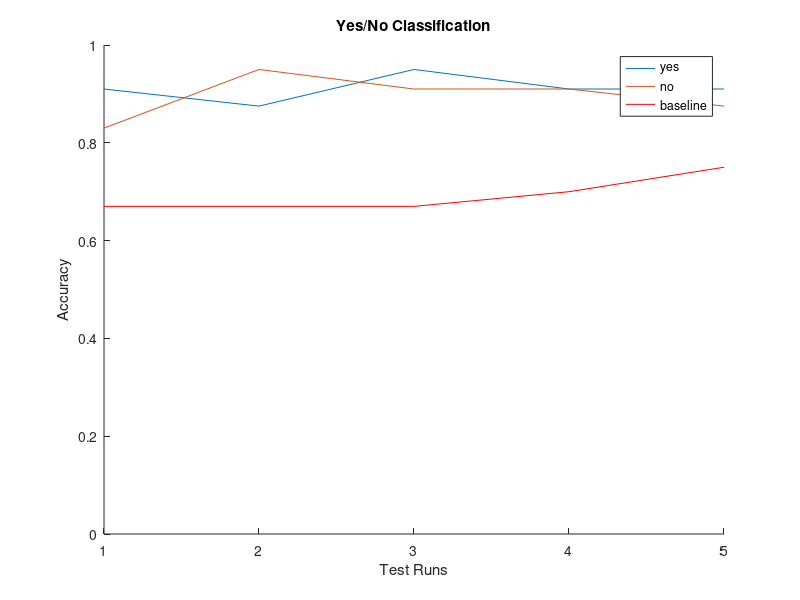
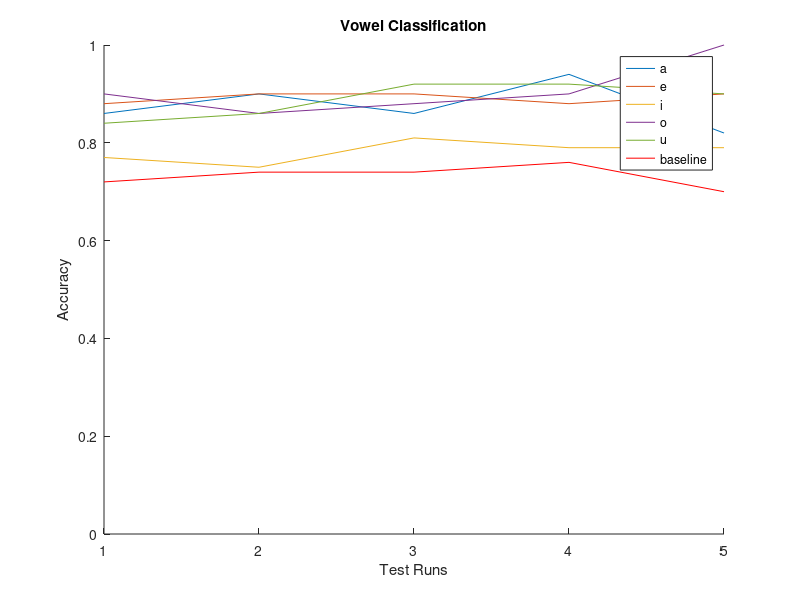
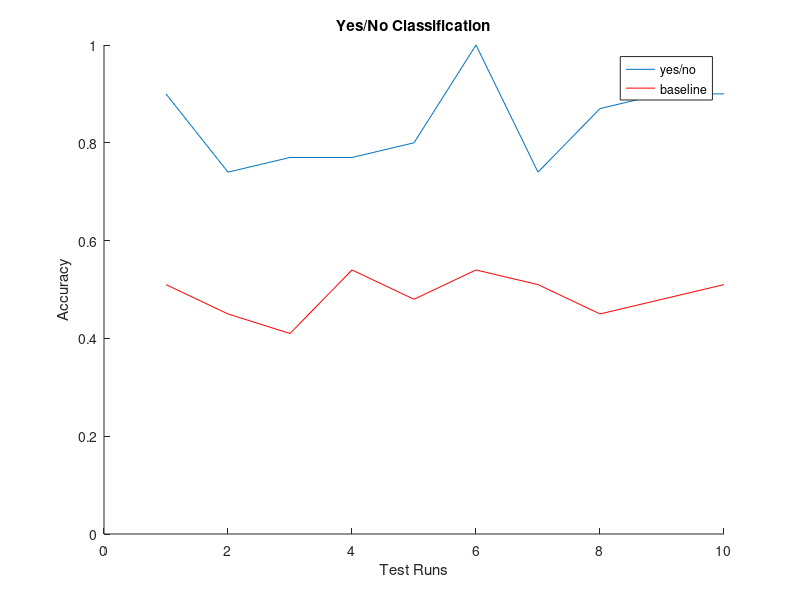
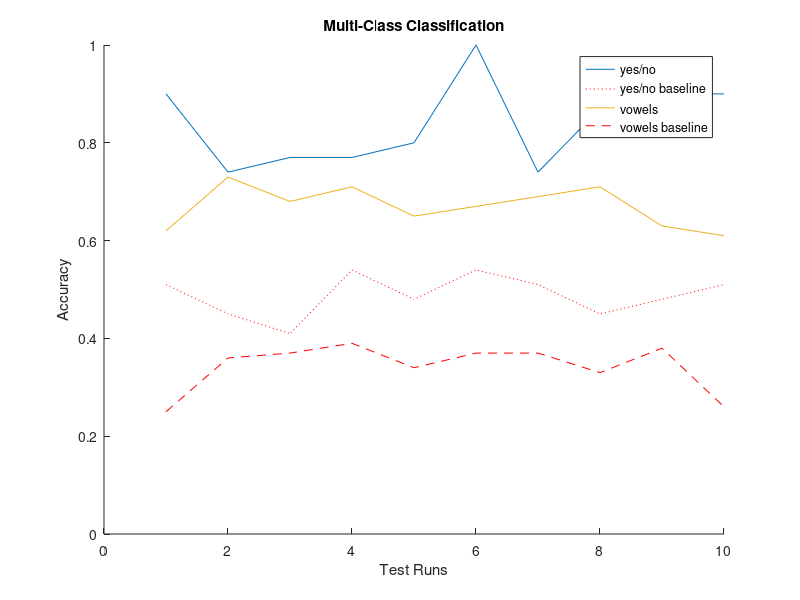

MATLAB code for these plots, in order:
%
% Generate a plot for the results
%

% add other paths to search for functions/scripts
addpath('template','demo','doc');

%%
% Plot the results for the single-class Yes/No classification
%
x=linspace(1,5,5)
y=[0.91 0.875 0.95 0.91 0.91]
n=[0.83 0.95 0.91 0.91 0.875]
yg=[0.67 0.67 0.67 0.70 0.75]
ng=[0.67 0.75 0.75 0.625 0.70]


figure('Name',sprintf('Plot Results'),'Color',[1.0 1.0 1.0]);

hold all;
plot(x,y,x,n)
plot(x,yg,'Color',[1.0 0.0 0.0]);
title('Yes/No Classification');
xlabel('Test Runs')
ylabel('Accuracy')
ylim([0 1])
legend('yes','no','baseline');

%%
% Plot the results for the single-class Vowel classification
%
x=linspace(1,5,5)
a=[0.86 0.90 0.86 0.94 0.82]
e=[0.88 0.90 0.90 0.88 0.90]
i=[0.77 0.75 0.81 0.79 0.79]
o=[0.90 0.86 0.88 0.90 1.0]
u=[0.84 0.86 0.92 0.92 0.90]
bg=[0.72 0.74 0.74 0.76 0.70]


figure('Name',sprintf('Plot Results'),'Color',[1.0 1.0 1.0]);

hold all;
plot(x,a,x,e,x,i,x,o,x,u)
plot(x,bg,'Color',[1.0 0.0 0.0]);
title('Vowel Classification');
xlabel('Test Runs')
ylabel('Accuracy')
ylim([0 1])
legend('a','e','i','o','u','baseline');

%%
% Plot the results for the multi-class yes/no classification
%
x=linspace(1,10,10)
yn=[0.90 0.74 0.77 0.77 0.80 1.0 0.74 0.87 0.90 0.90]
ynbg=[0.51 0.45 0.41 0.54 0.48 0.54 0.51 0.45 0.48 0.51]


figure('Name',sprintf('Plot Results'),'Color',[1.0 1.0 1.0]);

hold all;
plot(x,yn)
plot(x,ynbg,'Color',[1.0 0.0 0.0]);
title('Yes/No Classification');
xlabel('Test Runs')
ylabel('Accuracy')
ylim([0 1])
legend('yes/no','baseline');

%%
% Plot the results for the multi-class yes/no classification
%
x=linspace(1,10,10)
v=[0.62 0.73 0.68 0.71 0.65 0.67 0.69 0.71 0.63 0.61]
vbg=[0.25 0.36 0.37 0.39 0.34 0.37 0.37 0.33 0.38 0.26]
yn=[0.90 0.74 0.77 0.77 0.80 1.0 0.74 0.87 0.90 0.90]
ynbg=[0.51 0.45 0.41 0.54 0.48 0.54 0.51 0.45 0.48 0.51]


figure('Name',sprintf('Plot Results'),'Color',[1.0 1.0 1.0]);

hold all;
plot(x,yn)
plot(x,ynbg,':','Color',[1.0 0.0 0.0]);
plot(x,v)
plot(x,vbg,'--','Color',[1.0 0.0 0.0]);

title('Multi-Class Classification');
xlabel('Test Runs')
ylabel('Accuracy')
ylim([0 1])
legend('yes/no','yes/no baseline','vowels','vowels baseline');